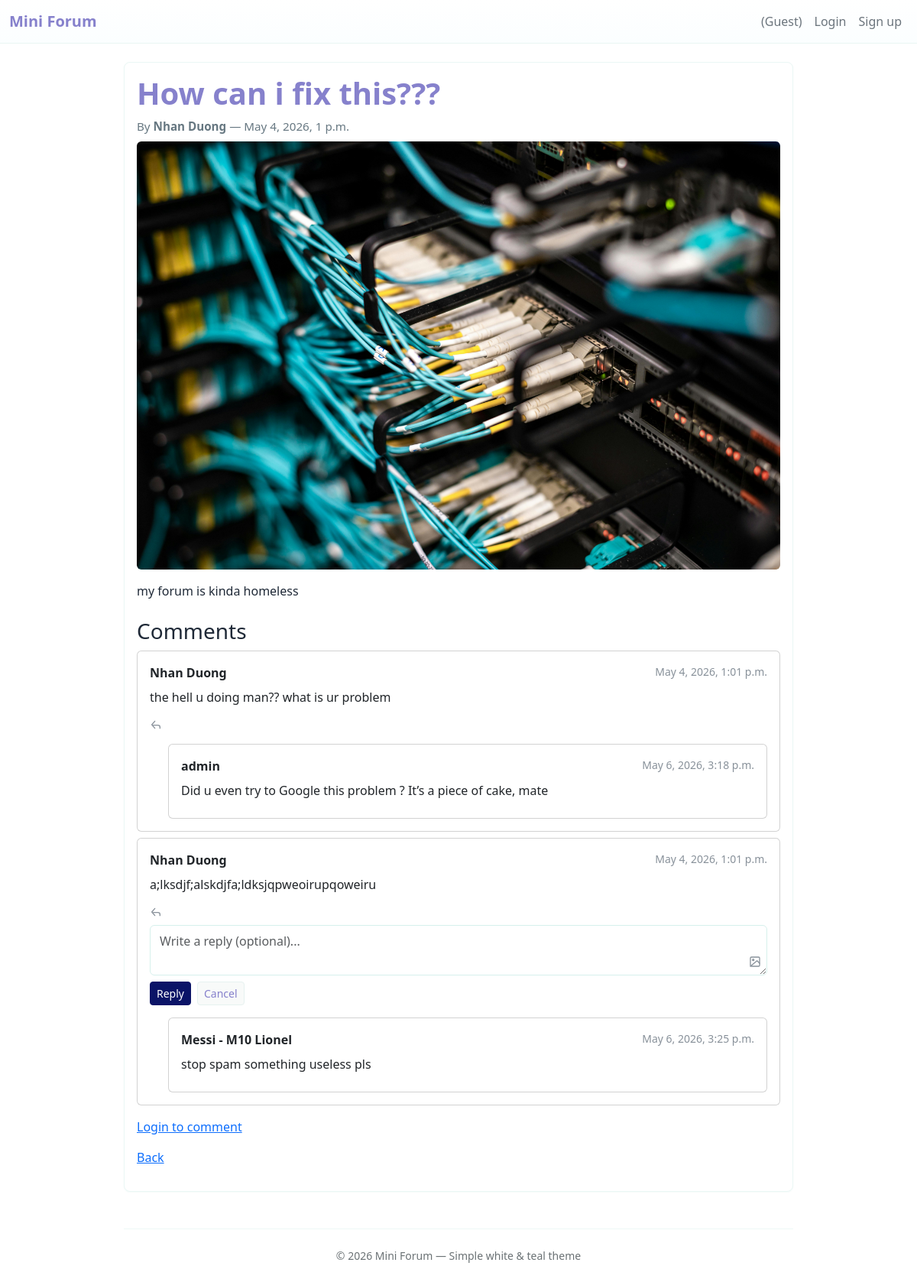
Screenshot of /threads/15/?reply_to=68 with the database file from the repository.
### forum/models.py (models this page shows, shortened)
class Thread(models.Model):
    STATUS_PUBLISHED = "published"
    STATUS_HIDDEN = "hidden"
    STATUS_DELETED = "deleted"
    STATUS_CHOICES = [
        (STATUS_PUBLISHED, "Published"),
        (STATUS_HIDDEN, "Hidden"),
        (STATUS_DELETED, "Deleted"),
    ]
    title = models.CharField(max_length=255)
    content = models.TextField()
    author = models.ForeignKey(
        settings.AUTH_USER_MODEL, on_delete=models.CASCADE, related_name="threads"
    )
    status = models.CharField(
        max_length=16, choices=STATUS_CHOICES, default=STATUS_PUBLISHED
    )
    created_at = models.DateTimeField(default=timezone.now)
    updated_at = models.DateTimeField(auto_now=True)
    image = models.ImageField(upload_to="threads/", null=True, blank=True)

class User(AbstractUser):
    ROLE_GUEST = "guest"
    ROLE_MEMBER = "member"
    ROLE_MODERATOR = "moderator"
    ROLE_ADMIN = "admin"
    ROLE_CHOICES = [
        (ROLE_GUEST, "Guest"),
        (ROLE_MEMBER, "Member"),
        (ROLE_MODERATOR, "Moderator"),
        (ROLE_ADMIN, "Admin"),
    ]
    role = models.CharField(max_length=16, choices=ROLE_CHOICES, default=ROLE_MEMBER)
    avatar = models.ImageField(upload_to="avatars/", null=True, blank=True)
    bio = models.TextField(max_length=500, blank=True, default="")
    class Meta:
        db_table = "auth_user"
        verbose_name = "User"
        verbose_name_plural = "Users"
    def get_display_name(self):
        if self.first_name and self.last_name:
            return f"{self.first_name} {self.last_name}"
        elif self.first_name:
            return self.first_name
        return self.username
    def __str__(self):
        return self.get_display_name()

class Comment(models.Model):
    STATUS_PUBLISHED = "published"
    STATUS_HIDDEN = "hidden"
    STATUS_DELETED = "deleted"
    STATUS_CHOICES = [
        (STATUS_PUBLISHED, "Published"),
        (STATUS_HIDDEN, "Hidden"),
        (STATUS_DELETED, "Deleted"),
    ]
    thread = models.ForeignKey(
        Thread, on_delete=models.CASCADE, related_name="comments"
    )
    author = models.ForeignKey(
        settings.AUTH_USER_MODEL, on_delete=models.CASCADE, related_name="comments"
    )
    content = models.TextField()
    image = models.ImageField(upload_to="comments/", null=True, blank=True)
    status = models.CharField(
        max_length=16, choices=STATUS_CHOICES, default=STATUS_PUBLISHED
    )
    created_at = models.DateTimeField(default=timezone.now)
    updated_at = models.DateTimeField(auto_now=True)
    parent = models.ForeignKey(
        "self", null=True, blank=True, related_name="replies", on_delete=models.CASCADE
    )

### forum/views.py (the view)
# urls.py: path("threads/<int:thread_id>/", views.thread_detail, name="detail"),
def thread_detail(request, thread_id):
    thread = get_object_or_404(Thread, pk=thread_id)
    if thread.status == Thread.STATUS_DELETED:
        return HttpResponseForbidden("Thread not available")
    if not can_view_thread(request.user, thread):
        return HttpResponseForbidden("You cannot view this thread")
    comments = thread.comments.filter(
        status=Comment.STATUS_PUBLISHED, parent__isnull=True
    ).order_by("created_at")
    reply_to = request.GET.get("reply_to")
    try:
        reply_to = int(reply_to) if reply_to else None
    except (TypeError, ValueError):
        reply_to = None
    if request.method == "POST":
        if not request.user.is_authenticated or not can_create_comment(request.user):
            return redirect("login")
        form = CommentForm(request.POST, request.FILES)
        if form.is_valid():
            comment = form.save(commit=False)
            comment.thread = thread
            comment.author = request.user
            parent_id = request.POST.get("parent_id")
            if parent_id:
                parent = Comment.objects.filter(pk=parent_id).first()
                if parent:
                    comment.parent = parent
            if not form.cleaned_data.get("content") and not form.cleaned_data.get(
                "image"
            ):
                form.add_error(None, "Vui lòng nhập nội dung hoặc tải ảnh.")
            else:
                comment.save()
                log_activity(
                    request.user,
                    ActivityLog.ACTION_COMMENT_CREATE,
                    "comment",
                    comment.id,
                )
                messages.success(request, "Bình luận thành công!")
                return redirect("forum:detail", thread_id=thread.id)
    else:
        form = CommentForm()
    for c in comments:
        c.replies_qs = c.replies.filter(status=Comment.STATUS_PUBLISHED).order_by(
            "created_at"
        )
    return render(
        request,
        "forum/detail.html",
        {"thread": thread, "comments": comments, "form": form, "reply_to": reply_to},
    )

### forum/forms.py
class CommentForm(forms.ModelForm):
    class Meta:
        model = Comment
        fields = ["content", "image"]
        widgets = {
            "content": forms.Textarea(
                attrs={
                    "class": "form-control",
                    "rows": 3,
                    "placeholder": "Write a comment (optional)...",
                }
            ),
        }
    def __init__(self, *args, **kwargs):
        super().__init__(*args, **kwargs)
        self.fields["content"].required = False

### forum/permissions.py (called while the page is built)
def can_view_thread(user, thread):
    if thread.status == "published":
        return True
    if thread.status in ["hidden", "deleted"]:
        return user.is_authenticated and (thread.author == user or is_moderator(user))
    return False

### forum/templates/forum/detail.html (shortened to what this page needs)
<!doctype html>
{% extends 'base.html' %}
{% block content %}
  <div class="mb-3">
    <div class="d-flex align-items-start">
      <h1 class="thread-title me-3">{{ thread.title }}</h1>
    </div>
    <div class="thread-meta mb-2">By <strong>{{ thread.author }}</strong> — {{ thread.created_at }}</div>
    {% if thread.image %}
      <div class="mb-3">
        <img src="{{ thread.image.url }}" alt="thread image" class="img-fluid rounded">
      </div>
    {% endif %}
    <div class="mb-4">{{ thread.content }}</div>
  </div>
  <h3>Comments</h3>
  <div class="mb-3">
    {% for c in comments %}
      <div class="card mb-2">
        <div class="card-body">
          <div class="d-flex justify-content-between align-items-start">
            <div><strong>{{ c.author }}</strong></div>
            <small class="small-muted">{{ c.created_at }}</small>
          </div>
          <div class="mt-2">{{ c.content }}</div>
          <div class="mt-2 d-flex align-items-center comment-actions">
            <a href="?reply_to={{ c.id }}#reply-area-{{ c.id }}" class="reply-toggle small-muted" data-id="{{ c.id }}" aria-label="Reply">
              <svg class="icon-svg" viewBox="0 0 24 24" width="16" height="16" fill="none" stroke="currentColor" stroke-width="2" stroke-linecap="round" stroke-linejoin="round"><polyline points="10 19 4 12 10 5"></polyline><path d="M20 19v-2a4 4 0 0 0-4-4H7"></path></svg>
            </a>
          </div>
          <div id="reply-area-{{ c.id }}" class="reply-area mt-2" style="display: {% if reply_to == c.id %}block{% else %}none{% endif %};">
            <form method="post" action="{% url 'forum:detail' thread.id %}" enctype="multipart/form-data" class="reply-inline-form">{% csrf_token %}
              <div class="mb-2 textarea-with-icon position-relative">
                <textarea name="content" class="form-control" rows="2" placeholder="Write a reply (optional)..."></textarea>
                <a href="?reply_to={{ c.id }}#reply-area-{{ c.id }}" class="image-trigger textarea-icon small-muted" data-id="{{ c.id }}" aria-label="Add image">
                  <svg class="icon-svg" viewBox="0 0 24 24" width="18" height="18" fill="none" stroke="currentColor" stroke-width="2" stroke-linecap="round" stroke-linejoin="round"><rect x="3" y="3" width="18" height="18" rx="2" ry="2"></rect><circle cx="8.5" cy="8.5" r="1.5"></circle><path d="M21 15l-5-5L3 21"></path></svg>
                </a>
              </div>
              <div class="mb-2 d-flex align-items-center">
                <button type="submit" class="btn btn-sm btn-primary me-2">Reply</button>
                <button type="button" class="btn btn-sm btn-secondary cancel-reply" data-id="{{ c.id }}">Cancel</button>
              </div>
            </form>
          </div>
          {% for reply in c.replies_qs %}
            <div class="card mt-3 ms-4">
              <div class="card-body">
                <div class="d-flex justify-content-between">
                  <div><strong>{{ reply.author }}</strong></div>
                  <small class="small-muted">{{ reply.created_at }}</small>
                </div>
                <div class="mt-2">{{ reply.content }}</div>
              </div>
            </div>
          {% endfor %}
        </div>
      </div>
    {% empty %}
      <div class="list-group-item">No comments</div>
    {% endfor %}
  </div>
  {% if user.is_authenticated %}
    <form id="comment-form" method="post" enctype="multipart/form-data">{% csrf_token %}
      <div class="mb-3">{{ form.content.label_tag }}</div>
      <div class="mb-3 textarea-with-icon position-relative">
        {{ form.content }}
        <a href="javascript:void(0)" id="main-image-trigger" class="image-trigger textarea-icon small-muted" aria-label="Add image">
          <svg class="icon-svg" viewBox="0 0 24 24" width="18" height="18" fill="none" stroke="currentColor" stroke-width="2" stroke-linecap="round" stroke-linejoin="round"><rect x="3" y="3" width="18" height="18" rx="2" ry="2"></rect><circle cx="8.5" cy="8.5" r="1.5"></circle><path d="M21 15l-5-5L3 21"></path></svg>
        </a>
      </div>
      <div class="mb-3 d-flex align-items-center">
        <span class="file-offscreen">{{ form.image }}</span>
        <img id="main-image-preview" class="main-image-preview img-fluid rounded d-none ms-3" style="max-width:360px; display:none">
        <button type="button" id="main-remove-image" class="btn btn-sm btn-outline-secondary ms-2 d-none">Remove</button>
      </div>
      <input type="hidden" name="parent_id" value="{{ reply_to }}">
      <button class="btn btn-primary" type="submit">Post comment</button>
    </form>
  {% else %}
    <p><a href="/accounts/login/">Login to comment</a></p>
  {% endif %}
  <p class="mt-3"><a href="{% url 'forum:index' %}">Back</a></p>
{% endblock %}

### forum/static/forum/theme.css (style rules this page uses)
:root { --brand-teal: #0b1467; --brand-dark: #8681cc; --muted: #6c757d; }
body { background-color: #ffffff; color: #1f2937; }
.btn-primary { background-color: var(--brand-teal); border-color: var(--brand-teal); }
.thread-title { color: var(--brand-dark); font-weight: 600; }
.small-muted { color: #88919a; }
.card-soft input[type="text"], .card-soft input[type="search"], .card-soft input[type="password"], .card-soft input[type="email"], .card-soft textarea, .card-soft select { display: block; width: 100%; padding: .5rem .75rem; font-size: 1rem; line-height: 1.5; color: #495057; background-color: #fff; background-clip: padding-box; border: 1px solid #d6f0ec; border-radius: .375rem; transition: border-color .15s ease-in-out, box-shadow .15s ease-in-out; }
.card-soft textarea { min-height: 120px; }
.btn-secondary { background-color: #f8faf9; color: var(--brand-dark); border: 1px solid #e6f2f0; }
.thread-meta { color: #667781; font-size: .95rem; }
.comment-actions a { text-decoration: none; font-size: 1.05rem; }
.reply-area { margin-top: .5rem; }
.reply-inline-form .btn-sm { padding: .25rem .5rem; }
.reply-inline-form textarea { min-height: 60px; }
.icon-svg { width: 16px; height: 16px; vertical-align: text-bottom; color: #88919a; }
.comment-actions .icon-svg { margin-right: 2px; }
.textarea-with-icon { position: relative; }
.textarea-with-icon .textarea-icon { position: absolute; right: 8px; bottom: 10px; cursor: pointer; z-index: 5; display: inline-flex; align-items: center; justify-content: center; color: #88919a; }
.textarea-with-icon textarea { padding-right: 44px; }

### rows the page displays
Thread: title "How can i fix this???", author "Nhan Duong", created_at "May 4, 2026, 1 p.m.", image (picture), content "my forum is kinda homeless"
Comment: author "Nhan Duong", created_at "May 4, 2026, 1:01 p.m.", content "the hell u doing man?? what is ur problem"
Comment: author "admin", created_at "May 6, 2026, 3:18 p.m.", content "Did u even try to Google this problem ? It’s a piece of cake, mate"
Comment: author "Nhan Duong", created_at "May 4, 2026, 1:01 p.m.", content "a;lksdjf;alskdjfa;ldksjqpweoirupqoweiru"
Comment: author "Messi - M10 Lionel", created_at "May 6, 2026, 3:25 p.m.", content "stop spam something useless pls"
